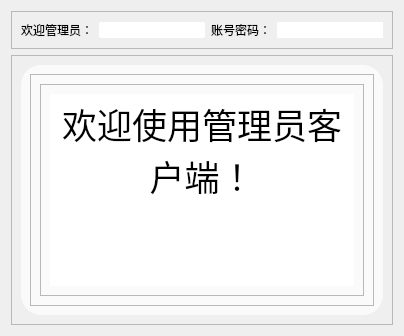
        <widget class="QWidget" name="page_5">
         <layout class="QVBoxLayout" name="verticalLayout_7">
          <item>
           <widget class="QFrame" name="frame_39">
            <property name="frameShape">
             <enum>QFrame::StyledPanel</enum>
            </property>
            <property name="frameShadow">
             <enum>QFrame::Raised</enum>
            </property>
            <layout class="QHBoxLayout" name="horizontalLayout_33">
             <item>
              <widget class="QLabel" name="label_10">
               <property name="text">
                <string>欢迎管理员：</string>
               </property>
              </widget>
             </item>
             <item>
              <widget class="LineEdit" name="lineEdit_16">
               <property name="styleSheet">
                <string notr="true">
background:rgb(255,255,255);
border-radius:2px;

</string>
               </property>
              </widget>
             </item>
             <item>
              <widget class="QLabel" name="label_25">
               <property name="text">
                <string>账号密码：</string>
               </property>
              </widget>
             </item>
             <item>
              <widget class="LineEdit" name="lineEdit_17">
               <property name="styleSheet">
                <string notr="true">
background:rgb(255,255,255);
border-radius:20px;

</string>
               </property>
              </widget>
             </item>
            </layout>
           </widget>
          </item>
          <item>
           <widget class="QFrame" name="frame_40">
            <property name="frameShape">
             <enum>QFrame::StyledPanel</enum>
            </property>
            <property name="frameShadow">
             <enum>QFrame::Raised</enum>
            </property>
            <layout class="QHBoxLayout" name="horizontalLayout_34">
             <item>
              <widget class="QFrame" name="frame_41">
               <property name="styleSheet">
                <string notr="true">QFrame#frame_41{
border-radius:20px;
background:rgba(255, 255, 255,170)}</string>
               </property>
               <property name="frameShape">
                <enum>QFrame::StyledPanel</enum>
               </property>
               <property name="frameShadow">
                <enum>QFrame::Raised</enum>
               </property>
               <layout class="QHBoxLayout" name="horizontalLayout_35">
                <item>
                 <widget class="QFrame" name="frame_42">
                  <property name="styleSheet">
                   <string notr="true"/>
                  </property>
                  <property name="frameShape">
                   <enum>QFrame::StyledPanel</enum>
                  </property>
                  <property name="frameShadow">
                   <enum>QFrame::Raised</enum>
                  </property>
                  <layout class="QVBoxLayout" name="verticalLayout_11" stretch="2">
                   <item>
                    <widget class="QFrame" name="frame_43">
                     <property name="frameShape">
                      <enum>QFrame::StyledPanel</enum>
                     </property>
                     <property name="frameShadow">
                      <enum>QFrame::Raised</enum>
                     </property>
                     <layout class="QHBoxLayout" name="horizontalLayout_36">
                      <item>
                       <widget class="QTextBrowser" name="textBrowser">
                        <property name="frameShape">
                         <enum>QFrame::NoFrame</enum>
                        </property>
                        <property name="html">
                         <string>&lt;!DOCTYPE HTML PUBLIC &quot;-//W3C//DTD HTML 4.0//EN&quot; &quot;http://www.w3.org/TR/REC-html40/strict.dtd&quot;&gt;
&lt;html&gt;&lt;head&gt;&lt;meta name=&quot;qrichtext&quot; content=&quot;1&quot; /&gt;&lt;style type=&quot;text/css&quot;&gt;
p, li { white-space: pre-wrap; }
&lt;/style&gt;&lt;/head&gt;&lt;body style=&quot; font-family:'.AppleSystemUIFont'; font-size:13pt; font-weight:400; font-style:normal;&quot;&gt;
&lt;p align=&quot;center&quot; style=&quot; margin-top:0px; margin-bottom:0px; margin-left:0px; margin-right:0px; -qt-block-indent:0; text-indent:0px;&quot;&gt;&lt;span style=&quot; font-family:'SimSun'; font-size:26pt;&quot;&gt;欢迎使用管理员客户端！&lt;/span&gt;&lt;/p&gt;&lt;/body&gt;&lt;/html&gt;</string>
                        </property>
                       </widget>
                      </item>
                     </layout>
                    </widget>
                   </item>
                  </layout>
                 </widget>
                </item>
               </layout>
              </widget>
             </item>
            </layout>
           </widget>
          </item>
         </layout>
        </widget>
